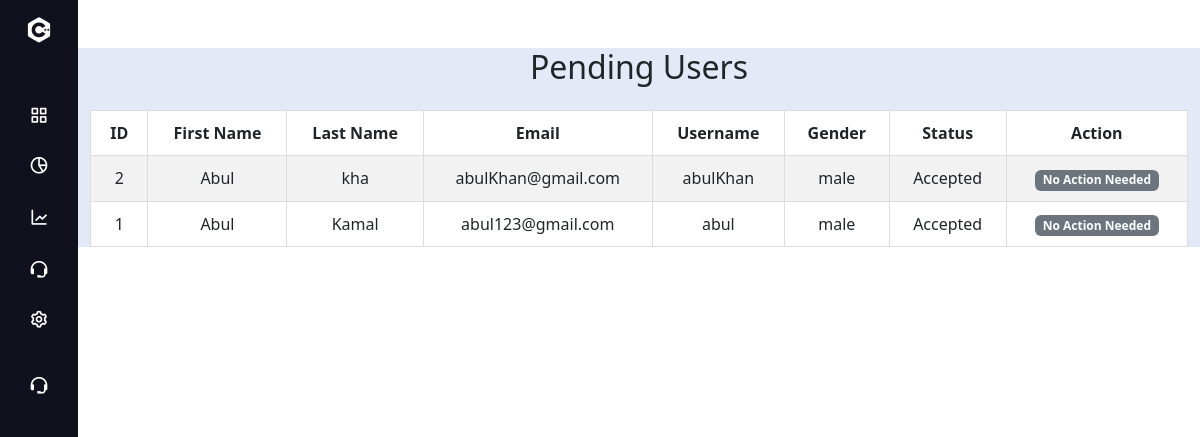
The app's page /Organaization/pending_users.php with its own data.
### tables this page shows
CREATE TABLE `pending_users_t` (
  `ID` int(11) NOT NULL,
  `firstname` varchar(50) DEFAULT NULL,
  `lastname` varchar(50) DEFAULT NULL,
  `gender` varchar(10) DEFAULT NULL,
  `username` varchar(50) DEFAULT NULL,
  `category` varchar(30) DEFAULT NULL,
  `email` varchar(100) DEFAULT NULL,
  `password` varchar(255) DEFAULT NULL,
  `status` varchar(20) DEFAULT 'pending',
  `affiliation_date` date DEFAULT NULL
);

### Organaization/pending_users.php (the view, shortened to what this page needs)
<?php
$servername = "localhost";
$username = "root";
$password = "";
$dbname = "traceroots";
$conn = new mysqli($servername, $username, $password, $dbname);
$sql = "SELECT * FROM pending_users_t ORDER BY status DESC, id DESC";
$result = $conn->query($sql);
?>
<!DOCTYPE html>
<html lang="en">
<head>
    <link href="https://cdn.jsdelivr.net/npm/bootstrap@5.3.0/dist/css/bootstrap.min.css" rel="stylesheet">
    <link href="https://cdnjs.cloudflare.com/ajax/libs/font-awesome/6.0.0-beta3/css/all.min.css" rel="stylesheet">
    <link rel="stylesheet" href="personInOrgStyle.css">
    <link href='https://unpkg.com/boxicons@2.0.7/css/boxicons.min.css' rel='stylesheet'>
</head>
<body>
    <div class="sidebar close">
        <div class="logo-details">
          <i class='bx bxl-c-plus-plus'></i>
        </div>
        <ul class="nav-links">
        <li>
            <a href="organaization_dashboard.php">
              <i class='bx bx-grid-alt' ></i>
            </a>
          </li>
          <li>
            <a href="manageTranceport.php">
              <i class='bx bx-pie-chart-alt-2' ></i>
            </a>
          </li>
          <li>
            <a href="warehouseManagement.php">
              <i class='bx bx-line-chart' ></i>
            </a>
          </li>
          <li>
            <a href="pending_users.php">
              <i class='bx bx-support' ></i>
            </a>
          </li>
          <li>
          <li>
            <a href="#">
              <i class='bx bx-cog' ></i>
            </a>
          </li>
          <li>
            <a href="pending.html">
              <i class='bx bx-support' ></i>
            </a>
          </li>
        </ul>
    </div>
    <main class="home-section">
        <div class="container-fluid mt-5">
            <h2 class="text-center mb-4">Pending Users</h2>
            <table class="table table-bordered table-striped">
                <thead>
                    <tr>
                        <th>ID</th>
                        <th>First Name</th>
                        <th>Last Name</th>
                        <th>Email</th>
                        <th>Username</th>
                        <th>Gender</th>
                        <th>Status</th>
                        <th>Action</th>
                    </tr>
                </thead>
                <tbody>
                    <?php while ($user = $result->fetch_assoc()) { ?>
                        <tr>
                            <td><?php echo $user['ID']; ?></td>
                            <td><?php echo $user['firstname']; ?></td>
                            <td><?php echo $user['lastname']; ?></td>
                            <td><?php echo $user['email']; ?></td>
                            <td><?php echo $user['username']; ?></td>
                            <td><?php echo $user['gender']; ?></td>
                            <td><?php echo $user['status'] == 'pending' ? 'Pending' : ucfirst($user['status']); ?></td>
                            <td>
    <?php if ($user['status'] == 'pending') { ?>
        <a href="?action=accept&ID=<?php echo $user['ID']; ?>" class="btn btn-success">Accept</a>
        <a href="?action=reject&ID=<?php echo $user['ID']; ?>" class="btn btn-danger">Reject</a>
    <?php } else { ?>
        <span class="badge bg-secondary">No Action Needed</span>
    <?php } ?>
</td>
                        </tr>
                    <?php } ?>
                </tbody>
            </table>
        </div>
    </main>
</body>
</html>

### Organaization/personInOrgStyle.css (style rules this page uses)
.sidebar { position: fixed; top: 0; left: 0; height: 100%; width: 260px; background: #11101d; z-index: 100; transition: all 0.5s ease; }
.sidebar.close { width: 78px; }
.sidebar .logo-details { height: 60px; width: 100%; display: flex; align-items: center; }
.sidebar .logo-details i { font-size: 30px; color: #fff; height: 50px; min-width: 78px; text-align: center; line-height: 50px; }
.sidebar .nav-links { height: 100%; padding: 30px 0 150px 0; overflow: auto; }
.sidebar.close .nav-links { overflow: visible; }
.sidebar .nav-links li { position: relative; list-style: none; transition: all 0.4s ease; }
.sidebar .nav-links li i { height: 50px; min-width: 78px; text-align: center; line-height: 50px; color: #fff; font-size: 20px; cursor: pointer; transition: all 0.3s ease; }
.sidebar .nav-links li a { display: flex; align-items: center; text-decoration: none; }
.home-section { position: relative; background: #E4E9F7; left: 260px; width: calc(100% - 260px); transition: all 0.5s ease; }
.sidebar.close ~ .home-section { left: 78px; width: calc(100% - 78px); }
.table { margin-top: 15px; border-collapse: collapse; width: 100%; }
.table th, .table td { padding: 10px 15px; border: 1px solid #ddd; text-align: center; }
.table thead { background: #e4ecf3; color: #fff; }

### records on screen
pending_users_t: ID "2", firstname "Abul", lastname "kha", email "abulKhan@gmail.com", username "abulKhan", gender "male", status "Accepted", shows "No Action Needed"
pending_users_t: ID "1", firstname "Abul", lastname "Kamal", email "abul123@gmail.com", username "abul", gender "male", status "Accepted", shows "No Action Needed"
